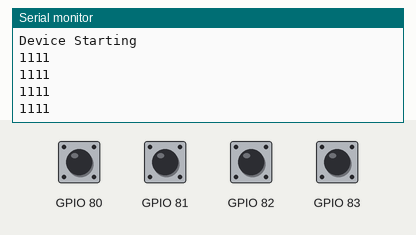
This sketch was run on a simulated ESP32. Shown: the last lines printed to the serial monitor. Inputs (shaded band) come from the test bench; at power-on: GPIO 80–83 HIGH.

Above: at 1.8 s.
1.9 s: GPIO 80 pulled LOW for 0.6 s
At 2.4 s:
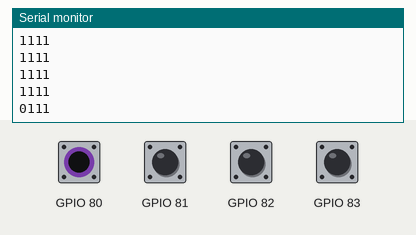
4.0 s: GPIO 81 pulled LOW for 0.6 s
At 4.4 s:
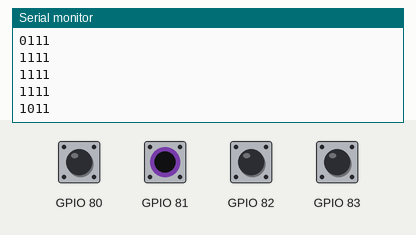
6.1 s: GPIO 82 pulled LOW for 0.6 s
At 6.9 s:
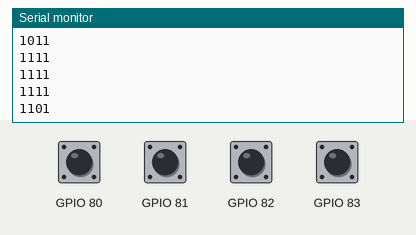
8.2 s: GPIO 83 pulled LOW for 0.6 s
At 8.9 s:
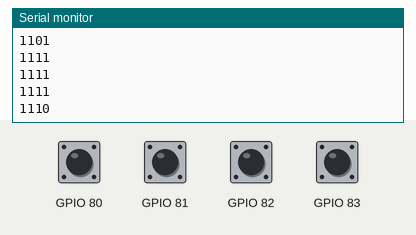
Timing chart, 0 to 11.2 s (numbered marks = the images above; inputs shaded):
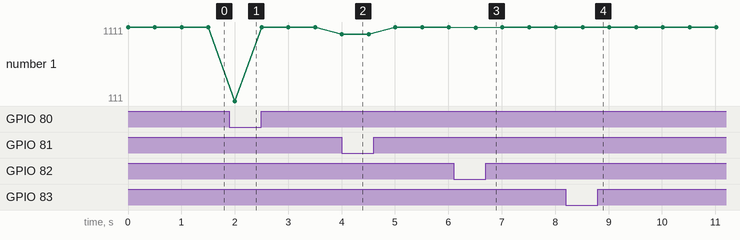

Measured:
- after the input at 1.9 s, the serial monitor: prints a new line after 0.10 s (image 1)
- after the input at 4.0 s, the serial monitor: prints a new line at once (image 2)
- after the input at 6.1 s, the serial monitor: prints a new line after 0.41 s (image 3)
- after the input at 8.2 s, the serial monitor: prints a new line after 0.32 s (image 4)

The sketch:

NORVI-EX-I4.ino
```cpp
#include <Adafruit_MCP23X17.h>
#define SDA 16
#define SCL 17
#define INPUT1 0
#define INPUT2 1
#define INPUT3 2
#define INPUT4 3
#define Address 0x27 // Set Address According to DIP Switch Configuration
Adafruit_MCP23X17 mcp; void setup() {
Serial.begin(115200);
Serial.println("Device Starting");
Wire.begin (SDA, SCL);
if (!mcp.begin_I2C(Address)) {
Serial.println("Error.");
while (1);
}      // configure pin for output
mcp.pinMode(INPUT1, INPUT);
mcp.pinMode(INPUT2, INPUT);
mcp.pinMode(INPUT3, INPUT);
mcp.pinMode(INPUT4, INPUT);
}
void loop() {
Serial.print(mcp.digitalRead(INPUT1));
Serial.print(mcp.digitalRead(INPUT2));
Serial.print(mcp.digitalRead(INPUT3));
Serial.println(mcp.digitalRead(INPUT4));
Serial.println("");
delay(500);
}
```
